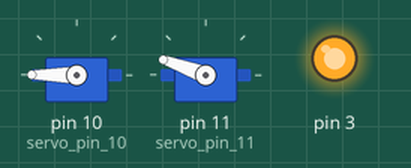
Simulated run of this sketch. Board: Arduino Uno, built with avr-gcc and run on an emulated ATmega328P. Parts: 2 × servo, output pins drawn as LEDs (lit = HIGH).

Above: at 0.05 s.
At 0.8 s:
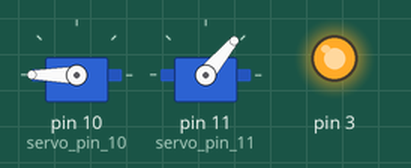
At 1.6 s:
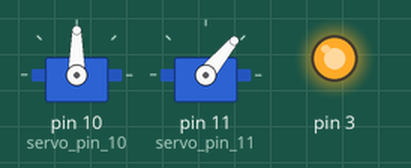
At 3.2 s:
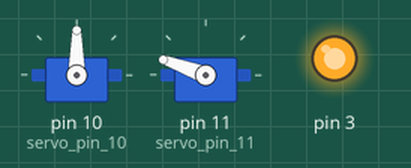
Timing chart, 0 to 3.7 s (numbered marks = the images above):
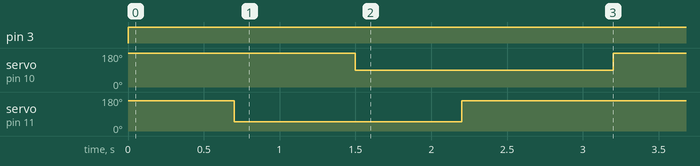

Measured:
- by itself, pin 3: LOW → HIGH at 0.00 s
- by itself, servo on pin 10 (servo_pin_10): alternates 180° for 1.5 s and 90° for 1.7 s
- by itself, servo on pin 11 (servo_pin_11): alternates 160° for 1.7 s and 50° for 1.5 s

The sketch:

sketch_jan14a.ino
```cpp
#include <Servo.h>
#include <Ultrasonic.h>

Servo servo_pin_10;
Servo servo_pin_11;
//libraries at http://www.duinoedu.com/
Ultrasonic monUltrasonic(5);

void setup()
{
  servo_pin_10.attach(10);
  servo_pin_11.attach(11);
  pinMode( 3 , OUTPUT);
}

void loop()
{
  servo_pin_10.write( 90 );
  servo_pin_11.write( 160 );
  if (( ( monUltrasonic.mesurer() ) < ( 8 ) ))
  {
    digitalWrite( 3 , HIGH );
    servo_pin_10.write( 180 );
    delay( 700 );
    servo_pin_11.write( 50 );
    delay( 800 );
    servo_pin_10.write( 90 );
    delay( 700 );
  }
  else
  {
    digitalWrite( 3 , LOW );
  }
  servo_pin_11.write( 160 );
  delay( 1000 );
}
```
